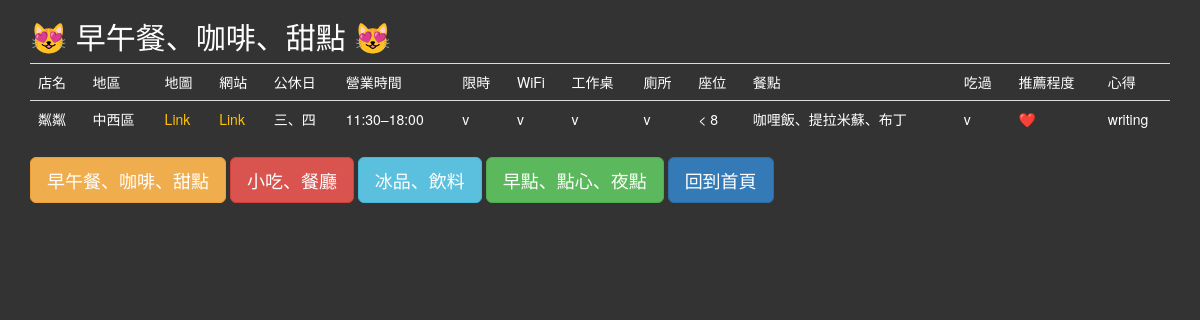
The app's page /Cafe/stores with its own data.
### main.py (models this page shows)
class Cafe(db.Model):
    __tablename__ = "cafe_table"
    id = db.Column(db.Integer, primary_key=True)
    cafe = db.Column(db.String(250), unique=True, nullable=False)
    location = db.Column(db.String(250), nullable=False)
    maps_url = db.Column(db.String(1000), nullable=False)
    website = db.Column(db.String(1000), nullable=False)
    rest = db.Column(db.String(250), nullable=False)
    openhours = db.Column(db.String(250), nullable=False)
    timelimit = db.Column(db.String(250), nullable=False)
    wifi = db.Column(db.String(250), nullable=False)
    table = db.Column(db.String(250), nullable=False)
    toilet = db.Column(db.String(250), nullable=False)
    seats = db.Column(db.String(250), nullable=False)
    meal = db.Column(db.String(1000), nullable=False)
    visited = db.Column(db.String(250), nullable=False)
    recommend = db.Column(db.String(250), nullable=False)
    comment = db.Column(db.String(250), nullable=False)

### main.py (the view)
@app.route('/<db_name>/stores')
def stores(db_name):
    if db_name == "Cafe":
        list_of_rows = get_tables(Cafe, db_name)
    elif db_name == "StreetfoodStore":
        list_of_rows = get_tables(StreetfoodStore, db_name)
    elif db_name == "IceStore":
        list_of_rows = get_tables(IceStore, db_name)
    elif db_name == "BreakfastStore":
        list_of_rows = get_tables(BreakfastStore, db_name)
    return render_template('cafes.html', db_name=db_name, cafes=list_of_rows, logged_in=current_user.is_authenticated)

### templates/cafes.html (shortened to what this page needs)
{% extends 'bootstrap/base.html' %}
{% block styles %}
    {{super()}}
    <link rel="stylesheet"
          href="{{url_for('.static', filename='css/styles.css')}}">
{% endblock %}
{% block content %}
<div class="container">
  <div class="row">
    <div class="col-sm-12">
      {% if db_name == "Cafe" %}
        <h2>😻 早午餐、咖啡、甜點 😻</h2>
      {% elif db_name == "StreetfoodStore" %}
        <h2>😻 小吃、餐廳 😻</h2>
      {% elif db_name == "IceStore" %}
        <h2>😻 冰品、飲料 😻</h2>
      {% elif db_name == "BreakfastStore" %}
        <h2>😻 早點、點心、夜點 😻</h2>
      {% endif %}
	  <table class="table">
              {% for items in cafes %}
                <tr>
                    {% for item in items %}
                        {% if item.find("http") != -1 %}
                            <td><a target=”_blank” href={{ item }}>Link</a></td>
                        {% else %}
                            {% if items.index(item) == 0 and cafes.index(items) != 0 %}
                            <td>
                                {% if current_user.id == 1 %}
                                <a href="{{ url_for('edit_cafe', cafe_title=item, db_name=db_name) }}">{{ item }}</a>
                                {% else %}
                                {{ item }}
                                {% endif %}
                            </td>
                            {% else %}
                            <td>{{ item }}</td>
                            {% endif %}
                        {% endif %}
                    {% endfor %}
                </tr>
              {% endfor %}
  	  </table>
        {% if current_user.id == 1 %}
        <a class="btn btn-danger btn-lg" href="{{ url_for('add_stores', db_name=db_name) }}" role="button">新增店家</a>
        {% else %}
        <a class="btn btn-warning btn-lg" href="{{ url_for('stores', db_name='Cafe') }}" role="button">早午餐、咖啡、甜點</a>
        <a class="btn btn-danger btn-lg" href="{{ url_for('stores', db_name='StreetfoodStore') }}" role="button">小吃、餐廳</a>
        <a class="btn btn-info btn-lg" href="{{ url_for('stores', db_name='IceStore') }}" role="button">冰品、飲料</a>
        <a class="btn btn-success btn-lg" href="{{ url_for('stores', db_name='BreakfastStore') }}" role="button">早點、點心、夜點</a>
        {% endif %}
        {% if logged_in %}
        <a class="btn btn-warning btn-lg" href="{{ url_for('home') }}" role="button">回到首頁</a>
        <a class="btn btn-primary btn-lg" href="{{ url_for('logout') }}" role="button">登出</a>
        {% else %}
        <a class="btn btn-primary btn-lg" href="{{ url_for('home') }}" role="button">回到首頁</a>
        {% endif %}
    </div>
  </div>
</div>
{% endblock %}

### static/css/styles.css (style rules this page uses)
body { background-color: #333; color: white; }
a { color: #ffc107; }

### records on screen
Cafe: cafe "店名", location "地區", maps_url "地圖", website "網站", rest "公休日", openhours "營業時間", timelimit "限時", wifi "WiFi", table "工作桌", toilet "廁所", seats "座位", meal "餐點", visited "吃過", recommend "推薦程度", comment "心得"
Cafe: cafe "粼粼", location "中西區", rest "三、四", openhours "11:30–18:00", items "v" "v" "v" "v" "v", seats "< 8", meal "咖哩飯、提拉米蘇、布丁", recommend "❤️", comment "writing"
